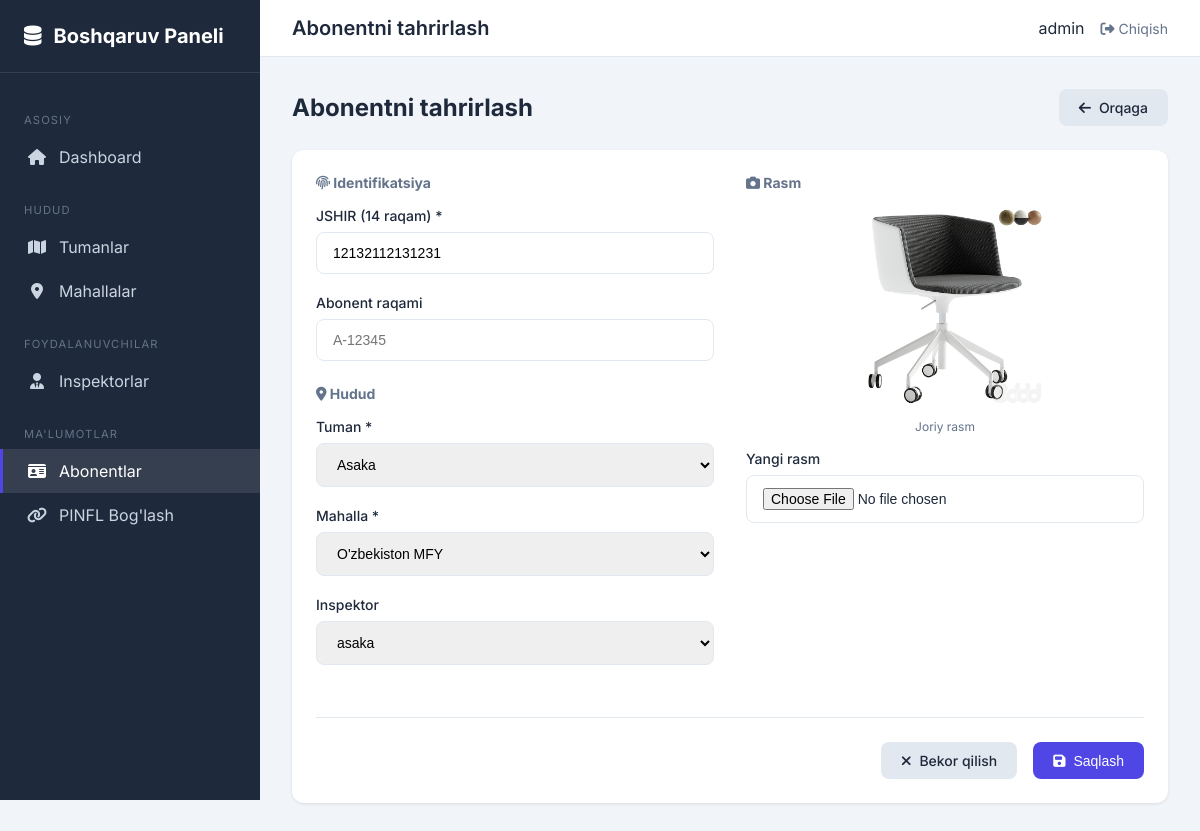
The app's page /boshqaruv/abonentlar/9/edit/ (signed in) with its own data.
### abonents/models.py (models this page shows, shortened)
class Abonent(models.Model):
    abonent_kod = models.CharField(
        max_length=50,
        unique=True,
        blank=True,
        null=True,
        verbose_name="Abonent kodi",
        help_text="Telefon raqami yoki shaxsiy kod (ixtiyoriy)"
    )
    pinfl = models.CharField(
        max_length=14,
        unique=True,
        verbose_name="JSHIR",
        help_text="14 raqamli shaxsiy identifikatsiya raqami",
        validators=[
            MinLengthValidator(14),
            RegexValidator(
                regex=r'^\d{14}$',
                message="JSHIR faqat 14 ta raqamdan iborat bo'lishi kerak"
            )
        ]
    )
    rasm = models.ImageField(
        upload_to='abonent_rasmlar/',
        verbose_name="Rasm",
        help_text="Abonentning rasmi"
    )
    tuman = models.ForeignKey(
        Tuman,
        on_delete=models.PROTECT,
        related_name='abonentlar',
        verbose_name="Tuman"
    )
    mahalla = models.ForeignKey(
        Mahalla,
        on_delete=models.PROTECT,
        related_name='abonentlar',
        verbose_name="Mahalla"
    )
    inspektor = models.ForeignKey(
        'Inspektor',
        on_delete=models.SET_NULL,
        null=True,
        blank=True,
        related_name='added_abonents',
        verbose_name="Kiritgan inspektor"
    )
    yaratilgan_vaqt = models.DateTimeField(
        auto_now_add=True,
        verbose_name="Yaratilgan vaqt"
    )
    yangilangan_vaqt = models.DateTimeField(
        auto_now=True,
        verbose_name="Yangilangan vaqt"
    )
    class Meta:
        verbose_name = "Abonent"
        verbose_name_plural = "Abonentlar"
        ordering = ['-id']

class Tuman(models.Model):
    nomi = models.CharField(
        max_length=100,
        unique=True,
        verbose_name="Tuman nomi"
    )
    yaratilgan_vaqt = models.DateTimeField(
        auto_now_add=True,
        verbose_name="Yaratilgan vaqt"
    )
    class Meta:
        verbose_name = "Tuman"
        verbose_name_plural = "Tumanlar"
        ordering = ['nomi']

class Mahalla(models.Model):
    nomi = models.CharField(
        max_length=150,
        verbose_name="Mahalla nomi"
    )
    tuman = models.ForeignKey(
        Tuman,
        on_delete=models.CASCADE,
        related_name='mahallalar',
        verbose_name="Tuman"
    )
    yaratilgan_vaqt = models.DateTimeField(
        auto_now_add=True,
        verbose_name="Yaratilgan vaqt"
    )
    class Meta:
        verbose_name = "Mahalla"
        verbose_name_plural = "Mahallalar"
        ordering = ['tuman', 'nomi']
        unique_together = ['tuman', 'nomi']

class Inspektor(models.Model):
    user = models.OneToOneField(
        'auth.User',
        on_delete=models.CASCADE,
        verbose_name="Foydalanuvchi",
        related_name='inspektor_profile'
    )
    telefon = models.CharField(
        max_length=20,
        verbose_name="Telefon raqami",
        blank=True,
        default=""
    )
    tuman = models.ForeignKey(
        Tuman,
        on_delete=models.SET_NULL,
        null=True,
        blank=True,
        related_name='inspektorlar',
        verbose_name="Tuman"
    )
    mahallalar = models.ManyToManyField(
        Mahalla,
        blank=True,
        related_name='inspektorlar',
        verbose_name="Mahallalar"
    )
    lavozim = models.CharField(
        max_length=100,
        verbose_name="Lavozimi",
        blank=True,
        default="Inspektor"
    )
    is_active = models.BooleanField(
        default=True,
        verbose_name="Faol"
    )
    yaratilgan_vaqt = models.DateTimeField(
        auto_now_add=True,
        verbose_name="Yaratilgan vaqt"
    )
    class Meta:
        verbose_name = "Inspektor"
        verbose_name_plural = "Inspektorlar"
        ordering = ['-id']

### abonents/views.py (the view, shortened to what this page needs)
# urls.py: path('abonentlar/<int:pk>/edit/', views.admin_abonent_edit, name='admin-abonent-edit'),
@admin_required
def admin_abonent_edit(request, pk):
    from django.db import IntegrityError
    abonent = get_object_or_404(Abonent, pk=pk)
    return render(request, 'admin_custom/abonent_form.html', {
        'abonent': abonent,
        'tumanlar': Tuman.objects.all(),
        'mahallalar': Mahalla.objects.select_related('tuman').all(),
        'inspektorlar': Inspektor.objects.select_related('user', 'tuman').all(),
    })

### abonents/views.py (called while the page is built)
def admin_required(view_func):
    @functools.wraps(view_func)
    def _wrapped_view(request, *args, **kwargs):
        if not request.user.is_authenticated:
            return redirect('inspector-login')
        if not request.user.is_staff:
            messages.error(request, "Bu sahifaga kirish huquqingiz yo'q!")
            return redirect('inspector-dashboard')
        return view_func(request, *args, **kwargs)
    return _wrapped_view

### templates/admin_custom/abonent_form.html (shortened to what this page needs)
{% extends "admin_custom/base.html" %}
{% block header_title %}{% if abonent %}Abonentni tahrirlash{% else %}Yangi abonent{% endif %}{% endblock %}
{% block content %}
<div class="page-header">
    <h1 class="page-title">{% if abonent %}Abonentni tahrirlash{% else %}Yangi abonent qo'shish{% endif %}</h1>
    <a href="{% url 'admin-abonent-list' %}" class="btn btn-secondary">
        <i class="fas fa-arrow-left"></i> Orqaga
    </a>
</div>
<div class="card">
    <div class="card-body">
        <form method="post" enctype="multipart/form-data">
            <div style="display: grid; grid-template-columns: 1fr 1fr; gap: 2rem;">
                <div>
                    <h3 style="font-size: 0.875rem; color: var(--text-muted); margin-bottom: 1rem;">
                        <i class="fas fa-fingerprint"></i> Identifikatsiya
                    </h3>
                    <div class="form-group">
                        <label class="form-label" for="id_pinfl">JSHIR (14 raqam) *</label>
                        <input type="text" name="pinfl" id="id_pinfl" class="form-control"
                            value="{{ abonent.pinfl|default:'' }}" placeholder="12345678901234" maxlength="14" required>
                    </div>
                    <div class="form-group">
                        <label class="form-label" for="id_abonent_kod">Abonent raqami</label>
                        <input type="text" name="abonent_kod" id="id_abonent_kod" class="form-control"
                            value="{{ abonent.abonent_kod|default:'' }}" placeholder="A-12345">
                    </div>
                    <h3 style="font-size: 0.875rem; color: var(--text-muted); margin: 1.5rem 0 1rem;">
                        <i class="fas fa-map-marker-alt"></i> Hudud
                    </h3>
                    <div class="form-group">
                        <label class="form-label" for="id_tuman">Tuman *</label>
                        <select name="tuman" id="id_tuman" class="form-control" required>
                            {% for tuman in tumanlar %}
                            <option value="{{ tuman.pk }}" {% if abonent and abonent.tuman and abonent.tuman.pk == tuman.pk %}selected{% endif %}>
                                {{ tuman.nomi }}
                            </option>
                            {% endfor %}
                        </select>
                    </div>
                    <div class="form-group">
                        <label class="form-label" for="id_mahalla">Mahalla *</label>
                        <select name="mahalla" id="id_mahalla" class="form-control" required>
                            {% for mahalla in mahallalar %}
                            <option value="{{ mahalla.pk }}"
                                data-tuman="{{ mahalla.tuman.pk }}"
                                {% if abonent and abonent.mahalla and abonent.mahalla.pk == mahalla.pk %}selected{% endif %}>
                                {{ mahalla.nomi }}
                            </option>
                            {% endfor %}
                        </select>
                    </div>
                    <div class="form-group">
                        <label class="form-label" for="id_inspektor">Inspektor</label>
                        <select name="inspektor" id="id_inspektor" class="form-control">
                            {% for insp in inspektorlar %}
                            <option value="{{ insp.pk }}"
                                data-tuman="{{ insp.tuman.pk }}"
                                {% if abonent and abonent.inspektor and abonent.inspektor.pk == insp.pk %}selected{% endif %}>
                                {{ insp.user.get_full_name|default:insp.user.username }}
                            </option>
                            {% endfor %}
                        </select>
                    </div>
                </div>
                <div>
                    <h3 style="font-size: 0.875rem; color: var(--text-muted); margin-bottom: 1rem;">
                        <i class="fas fa-camera"></i> Rasm
                    </h3>
                    {% if abonent and abonent.rasm %}
                    <div style="margin-bottom: 1rem; text-align: center;">
                        <img src="{{ abonent.rasm.url }}"
                            alt="Abonent rasmi"
                            style="max-width: 200px; max-height: 200px; object-fit: cover; border-radius: 12px;">
                        <p style="color: var(--text-muted); font-size: 0.75rem; margin-top: 0.5rem;">Joriy rasm</p>
                    </div>
                    {% endif %}
                    <div class="form-group">
                        <label class="form-label" for="id_rasm">
                            {% if abonent %}Yangi rasm{% else %}Rasm *{% endif %}
                        </label>
                        <input type="file" name="rasm" id="id_rasm" class="form-control"
                            accept="image/*" {% if not abonent %}required{% endif %}>
                    </div>
                </div>
            </div>
            <div style="display: flex; justify-content: flex-end; gap: 1rem; margin-top: 2rem; padding-top: 1.5rem; border-top: 1px solid var(--border);">
                <a href="{% url 'admin-abonent-list' %}" class="btn btn-secondary">
                    <i class="fas fa-times"></i> Bekor qilish
                </a>
                <button type="submit" class="btn btn-primary">
                    <i class="fas fa-save"></i> {% if abonent %}Saqlash{% else %}Qo'shish{% endif %}
                </button>
            </div>
        </form>
    </div>
</div>
{% endblock %}

### templates/admin_custom/base.html (shortened to what this page needs)
{% load static %}
<!DOCTYPE html>
<html lang="uz">
<head>
    <link rel="stylesheet" href="https://cdnjs.cloudflare.com/ajax/libs/font-awesome/6.4.0/css/all.min.css">
</head>
<body>
    <div class="layout">
        <aside class="sidebar">
            <div class="sidebar-header">
                <a href="{% url 'custom-admin-dashboard' %}" class="sidebar-logo">
                    <i class="fas fa-database"></i>
                    Boshqaruv Paneli
                </a>
            </div>
            <nav class="sidebar-nav">
                <div class="nav-section">Asosiy</div>
                <a href="{% url 'custom-admin-dashboard' %}"
                    class="nav-link {% if request.resolver_match.url_name == 'custom-admin-dashboard' %}active{% endif %}">
                    <i class="fas fa-home"></i>
                    Dashboard
                </a>
                <div class="nav-section">Hudud</div>
                <a href="{% url 'admin-tuman-list' %}"
                    class="nav-link {% if 'tuman' in request.path %}active{% endif %}">
                    <i class="fas fa-map"></i>
                    Tumanlar
                </a>
                <a href="{% url 'admin-mahalla-list' %}"
                    class="nav-link {% if 'mahalla' in request.path %}active{% endif %}">
                    <i class="fas fa-map-marker-alt"></i>
                    Mahallalar
                </a>
                <div class="nav-section">Foydalanuvchilar</div>
                <a href="{% url 'admin-inspektor-list' %}"
                    class="nav-link {% if 'inspektor' in request.path %}active{% endif %}">
                    <i class="fas fa-user-tie"></i>
                    Inspektorlar
                </a>
                <div class="nav-section">Ma'lumotlar</div>
                <a href="{% url 'admin-abonent-list' %}"
                    class="nav-link {% if 'abonentlar' in request.path %}active{% endif %}">
                    <i class="fas fa-id-card"></i>
                    Abonentlar
                </a>
                <a href="{% url 'admin-pinfl-binding' %}"
                    class="nav-link {% if 'pinfl-boglash' in request.path %}active{% endif %}">
                    <i class="fas fa-link"></i>
                    PINFL Bog'lash
                </a>
            </nav>
        </aside>
        <main class="main-content">
            <header class="header">
                <h1 class="header-title">{% block header_title %}Boshqaruv Paneli{% endblock %}</h1>
                <div class="user-menu">
                    <span>{{ request.user.get_full_name|default:request.user.username }}</span>
                    <a href="{% url 'inspector-logout' %}"><i class="fas fa-sign-out-alt"></i> Chiqish</a>
                </div>
            </header>
            <div class="content">
                {% block content %}{% endblock %}
            </div>
        </main>
    </div>
</body>
</html>

### templates/admin_custom/base.html (style rules this page uses)
:root { --primary: #4f46e5; --primary-dark: #4338ca; --secondary: #64748b; --success: #22c55e; --danger: #ef4444; --warning: #f59e0b; --bg: #f1f5f9; --card-bg: #ffffff; --text: #1e293b; --text-muted: #64748b; --border: #e2e8f0; --sidebar-bg: #1e293b; --sidebar-text: #cbd5e1; }
* { margin: 0; padding: 0; box-sizing: border-box; }
body { font-family: 'Inter', sans-serif; background: var(--bg); color: var(--text); min-height: 100vh; }
.layout { display: flex; min-height: 100vh; }
.sidebar { width: 260px; background: var(--sidebar-bg); color: var(--sidebar-text); position: fixed; height: 100vh; overflow-y: auto; z-index: 100; }
.sidebar-header { padding: 1.5rem; border-bottom: 1px solid rgba(255, 255, 255, 0.1); }
.sidebar-logo { font-size: 1.25rem; font-weight: 700; color: white; text-decoration: none; display: flex; align-items: center; gap: 0.75rem; }
.sidebar-nav { padding: 1rem 0; }
.nav-section { padding: 0.5rem 1.5rem; font-size: 0.7rem; text-transform: uppercase; letter-spacing: 0.1em; color: var(--secondary); margin-top: 1rem; }
.nav-link { display: flex; align-items: center; gap: 0.75rem; padding: 0.75rem 1.5rem; color: var(--sidebar-text); text-decoration: none; transition: all 0.2s; border-left: 3px solid transparent; }
.nav-link:hover, .nav-link.active { background: rgba(255, 255, 255, 0.1); color: white; border-left-color: var(--primary); }
.nav-link i { width: 20px; text-align: center; }
.main-content { flex: 1; margin-left: 260px; min-height: 100vh; }
.header { background: var(--card-bg); padding: 1rem 2rem; display: flex; justify-content: space-between; align-items: center; border-bottom: 1px solid var(--border); position: sticky; top: 0; z-index: 50; }
.header-title { font-size: 1.25rem; font-weight: 600; }
.user-menu { display: flex; align-items: center; gap: 1rem; }
.user-menu a { color: var(--text-muted); text-decoration: none; font-size: 0.875rem; }
.content { padding: 2rem; }
.card { background: var(--card-bg); border-radius: 12px; box-shadow: 0 1px 3px rgba(0, 0, 0, 0.1); overflow: hidden; }
.card-body { padding: 1.5rem; }
.btn { display: inline-flex; align-items: center; gap: 0.5rem; padding: 0.625rem 1.25rem; border: none; border-radius: 8px; font-size: 0.875rem; font-weight: 500; cursor: pointer; text-decoration: none; transition: all 0.2s; }
.btn-primary { background: var(--primary); color: white; }
.btn-secondary { background: var(--border); color: var(--text); }
.form-group { margin-bottom: 1.25rem; }
.form-label { display: block; margin-bottom: 0.5rem; font-weight: 500; font-size: 0.875rem; }
.form-control { width: 100%; padding: 0.75rem 1rem; border: 1px solid var(--border); border-radius: 8px; font-size: 0.875rem; transition: border-color 0.2s, box-shadow 0.2s; }
select.form-control { cursor: pointer; }
.page-header { display: flex; justify-content: space-between; align-items: center; margin-bottom: 1.5rem; }
.page-title { font-size: 1.5rem; font-weight: 700; }

### records on screen
Abonent: pinfl "12132112131231", tuman "Asaka", mahalla "O'zbekiston MFY", inspektor "asaka", rasm (picture)

### other values on screen
{{ request.user.get_full_name|default:request.user.username }} "admin"
